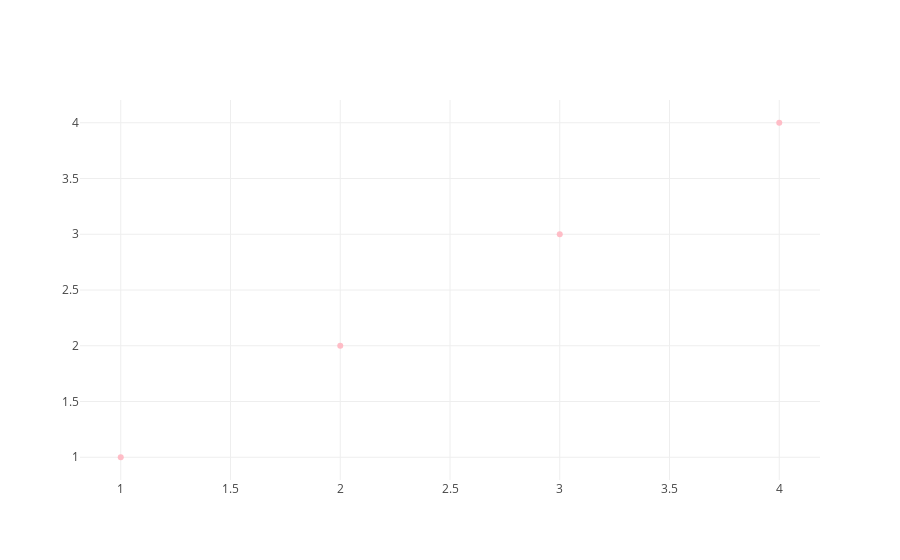

Notebook code cell kept with this figure:
### Markdown cell above
The plot above has one trace which is a line trace.  However, this type of trace is just the default.  Note, that we did not specify any particular type.

```python
trace = {'x': [1, 2, 3, 4], 'y': [1, 2, 3, 4]}
```

We can change it by changing the mode to `markers`.  While we are at it, let's also change the color of the markers.

### Code cell
trace = {'x': [1, 2, 3, 4], 'y': [1, 2, 3, 4], 'mode': 'markers', 'marker': {'color': 'rgba(255, 182, 193, .9)'}}

plotly.offline.iplot([
    trace
])

### Figure 1 — Plotly figure (JSON) as saved in the notebook; plotly's stock layout.template omitted (floating-point values rounded to 4 significant figures)
{"data": [{"marker": {"color": "rgba(255, 182, 193, .9)"}, "mode": "markers", "type": "scatter", "uid": "9cd9c8c0-78d8-11e9-a59d-234735bf4bc9", "x": [1, 2, 3, 4], "y": [1, 2, 3, 4]}], "layout": {}}
